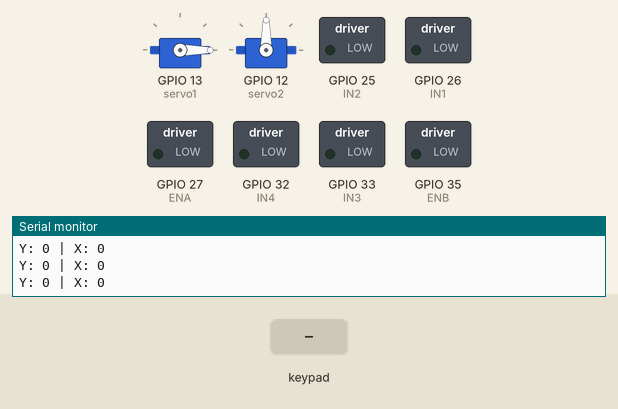
Simulated run of this sketch. Board: ESP32. On the bench: 2 × servo, switched loads named in the sketch (green lamp = pin HIGH), the last lines printed to the serial monitor. The test bench sets the inputs (shaded band). Nothing arrives over Bluetooth unless stated.

Above: at 1.2 s.
1.3 s: key 'X' pressed
At 2.1 s:
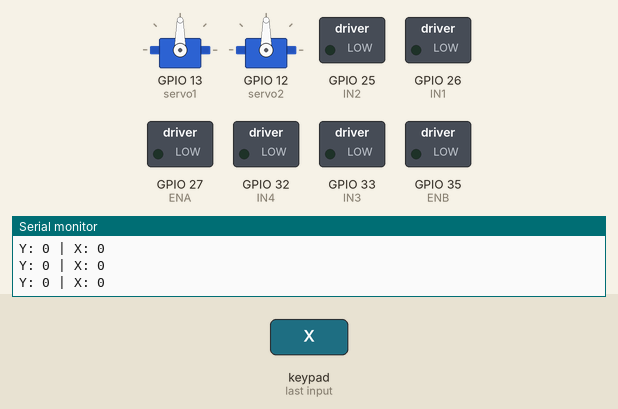
2.8 s: key 'S' pressed
At 3.3 s:
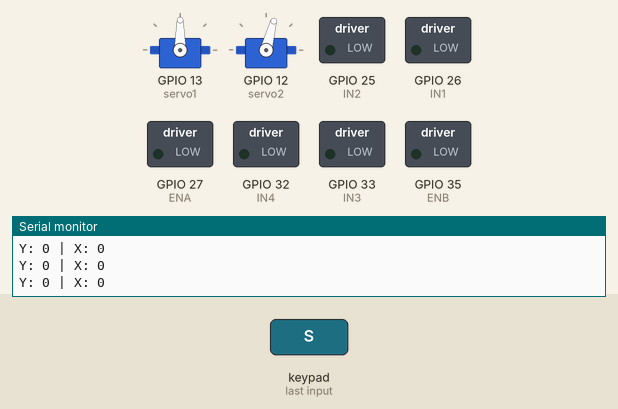
4.3 s: key 'T' pressed
At 5.5 s:
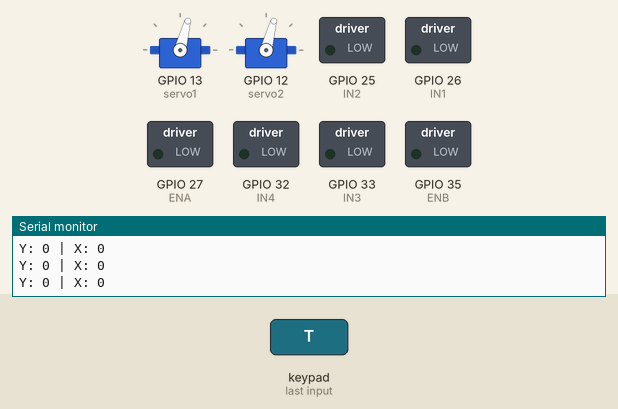
5.8 s: key 'O' pressed
At 6.8 s:
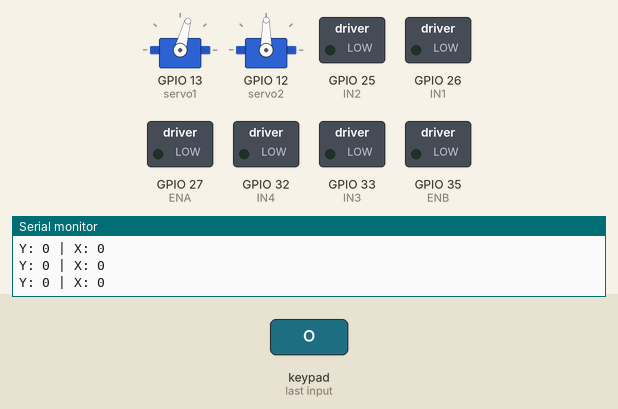
Timing chart, 0 to 8.3 s (numbered marks = the images above; inputs shaded):
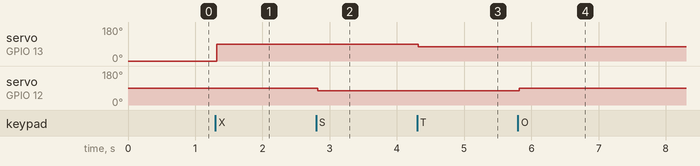

The sketch:

TestMix.ino
```cpp
#include <Ps3Controller.h>
#include <ESP32Servo.h>

Servo servo1;
Servo servo2;

int player = 0;
int battery = 0;
int pos1 = 0;
int pos2 = 90;


const int ENA = 27;
const int IN1 = 26;
const int IN2 = 25;

const int ENB = 35;
const int IN3 = 33;
const int IN4 = 32;

const int PWMFreq = 1000;     // 1 kHz
const int PWMResolution = 8;  // 8-bit: 0–255
const int PWMChannelA = 0;    // Untuk ENA
const int PWMChannelB = 1;    // Untuk ENB

#define MAX_SPEED 100

void notify()

{
  //--- Digital cross/square/triangle/circle button events ---
  if (Ps3.event.button_down.cross) {
    Serial.println("Started pressing the cross button");
    servo1.write(90);
    pos1 = 90;
    delay(10);
  }

  if (Ps3.event.button_up.cross)
    Serial.println("Released the cross button");

  if (Ps3.event.button_down.square) {
    Serial.println("Started pressing the square button");
    pos2 = constrain(pos2 - 15, 0, 90);
    servo2.write(pos2);
    delay(10);
  }

  if (Ps3.event.button_up.square)
    Serial.println("Released the square button");

  if (Ps3.event.button_down.triangle) {
    Serial.println("Started pressing the triangle button");
    pos1 = constrain(pos1 - 15, 0, 90);
    servo1.write(pos1);
    delay(10);
  }

  if (Ps3.event.button_up.triangle)
    Serial.println("Released the triangle button");

  if (Ps3.event.button_down.circle) {
    Serial.println("Started pressing the circle button");
    pos2 = constrain(pos2 + 15, 0, 90);
    servo2.write(pos2);
    delay(10);
  }

  if (Ps3.event.button_up.circle)
    Serial.println("Released the circle button");

  //--------------- Digital D-pad button events --------------
  if (Ps3.event.button_down.up)
    Serial.println("Started pressing the up button");

  if (Ps3.event.button_up.up)
    Serial.println("Released the up button");

  if (Ps3.event.button_down.right)
    Serial.println("Started pressing the right button");

  if (Ps3.event.button_up.right)
    Serial.println("Released the right button");

  if (Ps3.event.button_down.down)
    Serial.println("Started pressing the down button");

  if (Ps3.event.button_up.down)
    Serial.println("Released the down button");

  if (Ps3.event.button_down.left)
    Serial.println("Started pressing the left button");

  if (Ps3.event.button_up.left)
    Serial.println("Released the left button");

  //------------- Digital shoulder button events -------------
  if (Ps3.event.button_down.l1)
    Serial.println("Started pressing the left shoulder button");

  if (Ps3.event.button_up.l1)
    Serial.println("Released the left shoulder button");

  if (Ps3.event.button_down.r1)
    Serial.println("Started pressing the right shoulder button");

  if (Ps3.event.button_up.r1)
    Serial.println("Released the right shoulder button");

  //-------------- Digital trigger button events -------------
  if (Ps3.event.button_down.l2)
    Serial.println("Started pressing the left trigger button");

  if (Ps3.event.button_up.l2)
    Serial.println("Released the left trigger button");

  if (Ps3.event.button_down.r2)
    Serial.println("Started pressing the right trigger button");

  if (Ps3.event.button_up.r2)
    Serial.println("Released the right trigger button");

  //--------------- Digital stick button events --------------
  if (Ps3.event.button_down.l3)
    Serial.println("Started pressing the left stick button");

  if (Ps3.event.button_up.l3)
    Serial.println("Released the left stick button");

  if (Ps3.event.button_down.r3)
    Serial.println("Started pressing the right stick button");

  if (Ps3.event.button_up.r3)
    Serial.println("Released the right stick button");

  //---------- Digital select/start/ps button events ---------
  if (Ps3.event.button_down.select)
    Serial.println("Started pressing the select button");

  if (Ps3.event.button_up.select)
    Serial.println("Released the select button");

  if (Ps3.event.button_down.start)
    Serial.println("Started pressing the start button");

  if (Ps3.event.button_up.start)
    Serial.println("Released the start button");

  if (Ps3.event.button_down.ps)
    Serial.println("Started pressing the PlayStation button");

  if (Ps3.event.button_up.ps)
    Serial.println("Released the PlayStation button");

  //---------------- Analog stick value events ---------------
  int y = Ps3.data.analog.stick.ly;  // Left stick Y axis
  int x = Ps3.data.analog.stick.rx;  // Right stick X axis

  Serial.print("Y: ");
  Serial.print(y);
  Serial.print(" | X: ");
  Serial.println(x);

  // Threshold agar tidak terlalu sensitif
  if (y <= -50) {
    // Maju
    setMotor(MAX_SPEED, MAX_SPEED);
  } else if (y >= 50) {
    // Mundur
    setMotor(-MAX_SPEED, -MAX_SPEED);
  } else if (x >= 50) {
    // Belok kanan
    setMotor(MAX_SPEED, -MAX_SPEED);
  } else if (x <= -50) {
    // Belok kiri
    setMotor(-MAX_SPEED, MAX_SPEED);
  } else {
    // Stop
    setMotor(0, 0);
  }


  //--------------- Analog D-pad button events ----------------

  if (abs(Ps3.event.analog_changed.button.up)) {

    Serial.print("Pressing the up button: ");

    Serial.println(Ps3.data.analog.button.up, DEC);
  }


  if (abs(Ps3.event.analog_changed.button.right)) {

    Serial.print("Pressing the right button: ");

    Serial.println(Ps3.data.analog.button.right, DEC);
  }


  if (abs(Ps3.event.analog_changed.button.down)) {

    Serial.print("Pressing the down button: ");

    Serial.println(Ps3.data.analog.button.down, DEC);
  }


  if (abs(Ps3.event.analog_changed.button.left)) {

    Serial.print("Pressing the left button: ");

    Serial.println(Ps3.data.analog.button.left, DEC);
  }


  //---------- Analog shoulder/trigger button events ----------

  if (abs(Ps3.event.analog_changed.button.l1)) {

    Serial.print("Pressing the left shoulder button: ");

    Serial.println(Ps3.data.analog.button.l1, DEC);
  }


  if (abs(Ps3.event.analog_changed.button.r1)) {

    Serial.print("Pressing the right shoulder button: ");

    Serial.println(Ps3.data.analog.button.r1, DEC);
  }


  if (abs(Ps3.event.analog_changed.button.l2)) {
    Serial.print("Pressing the left trigger button: ");
    Serial.println(Ps3.data.analog.button.l2, DEC);
  }

  if (abs(Ps3.event.analog_changed.button.r2)) {
    Serial.print("Pressing the right trigger button: ");
    Serial.println(Ps3.data.analog.button.r2, DEC);
  }

  //---- Analog cross/square/triangle/circle button events ----
  if (abs(Ps3.event.analog_changed.button.triangle)) {
    Serial.print("Pressing the triangle button: ");
    Serial.println(Ps3.data.analog.button.triangle, DEC);
  }

  if (abs(Ps3.event.analog_changed.button.circle)) {
    Serial.print("Pressing the circle button: ");
    Serial.println(Ps3.data.analog.button.circle, DEC);
  }

  if (abs(Ps3.event.analog_changed.button.cross)) {
    Serial.print("Pressing the cross button: ");
    Serial.println(Ps3.data.analog.button.cross, DEC);
  }

  if (abs(Ps3.event.analog_changed.button.square)) {
    Serial.print("Pressing the square button: ");
    Serial.println(Ps3.data.analog.button.square, DEC);
  }

  //---------------------- Battery events ---------------------
  if (battery != Ps3.data.status.battery) {
    battery = Ps3.data.status.battery;
    Serial.print("The controller battery is ");
    if (battery == ps3_status_battery_charging) Serial.println("charging");
    else if (battery == ps3_status_battery_full) Serial.println("FULL");
    else if (battery == ps3_status_battery_high) Serial.println("HIGH");
    else if (battery == ps3_status_battery_low) Serial.println("LOW");
    else if (battery == ps3_status_battery_dying) Serial.println("DYING");
    else if (battery == ps3_status_battery_shutdown) Serial.println("SHUTDOWN");
    else Serial.println("UNDEFINED");
  }
}

void onConnect() {
  Serial.println("Connected.");
}

void setup()
{
  Serial.begin(115200);

  Ps3.attach(notify);
  Ps3.attachOnConnect(onConnect);
  Ps3.begin("01:02:03:04:05:06");

  servo1.attach(13);
  servo2.attach(12);
  servo1.write(pos1);
  servo2.write(pos2);

  pinMode(IN1, OUTPUT);
  pinMode(IN2, OUTPUT);
  pinMode(IN3, OUTPUT);
  pinMode(IN4, OUTPUT);

  ledcSetup(PWMChannelA, PWMFreq, PWMResolution);
  ledcAttachPin(ENA, PWMChannelA);
  ledcSetup(PWMChannelB, PWMFreq, PWMResolution);
  ledcAttachPin(ENB, PWMChannelB);
  setMotor(0, 0);

  Serial.println("Ready.");
}

void loop()
{
  if (!Ps3.isConnected())
    return;

  //-------------------- Player LEDs -------------------
  Serial.print("Setting LEDs to player ");
  Serial.println(player, DEC);

  Ps3.setPlayer(player);
  player += 1;
  if (player > 10) player = 0;

  //------ Digital cross/square/triangle/circle buttons ------
  if (Ps3.data.button.cross && Ps3.data.button.down)
    Serial.println("Pressing both the down and cross buttons");

  if (Ps3.data.button.square && Ps3.data.button.left)
    Serial.println("Pressing both the square and left buttons");

  if (Ps3.data.button.triangle && Ps3.data.button.up)
    Serial.println("Pressing both the triangle and up buttons");

  if (Ps3.data.button.circle && Ps3.data.button.right)
    Serial.println("Pressing both the circle and right buttons");

  if (Ps3.data.button.l1 && Ps3.data.button.r1)
    Serial.println("Pressing both the left and right bumper buttons");

  if (Ps3.data.button.l2 && Ps3.data.button.r2)
    Serial.println("Pressing both the left and right trigger buttons");

  if (Ps3.data.button.l3 && Ps3.data.button.r3)
    Serial.println("Pressing both the left and right stick buttons");

  if (Ps3.data.button.select && Ps3.data.button.start)
    Serial.println("Pressing both the select and start buttons");

  delay(2000);
}

void setMotor(int speedA, int speedB) {
  // Motor A (Kanan)
  if (speedA > 0) {
    digitalWrite(IN1, HIGH);
    digitalWrite(IN2, LOW);
  } else if (speedA < 0) {
    digitalWrite(IN1, LOW);
    digitalWrite(IN2, HIGH);
  } else {
    digitalWrite(IN1, LOW);
    digitalWrite(IN2, LOW);
  }
  ledcWrite(PWMChannelA, abs(speedA));

  // Motor B (Kiri)
  if (speedB > 0) {
    digitalWrite(IN3, HIGH);
    digitalWrite(IN4, LOW);
  } else if (speedB < 0) {
    digitalWrite(IN3, LOW);
    digitalWrite(IN4, HIGH);
  } else {
    digitalWrite(IN3, LOW);
    digitalWrite(IN4, LOW);
  }
  ledcWrite(PWMChannelB, abs(speedB));
}
```

Measured:
- after the input at 1.3 s, servo on GPIO 13 (servo1): 0° → 90° at once
- after the input at 2.8 s, servo on GPIO 12 (servo2): 90° → 75° at once
- after the input at 4.3 s, servo on GPIO 13 (servo1): 90° → 75° at once
- after the input at 5.8 s, servo on GPIO 12 (servo2): 75° → 90° at once
